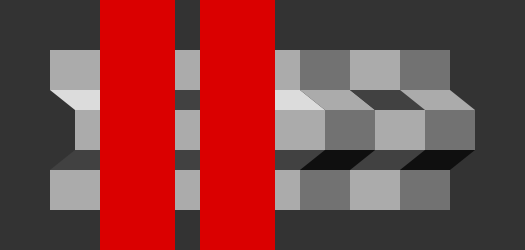
Frame 1 (no input)
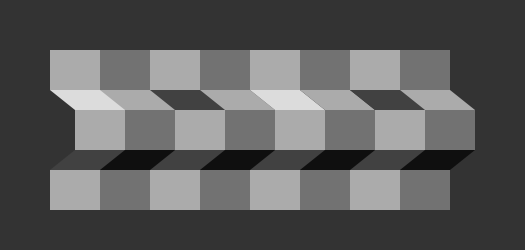
Frame 60 (the mouse pressed at the canvas centre just before this capture)
Frame 120 (the mouse held since frame 60 and released just before this capture): identical to frame 60, image omitted

The Processing sketch that drew these frames (run headless with seeded random() and noise(); from frame 60 on, the mouse is pressed at the canvas centre):

// Processing sketch: Corrugated_Plaid
// ── Corrugated_Plaid.pde
PGraphics pg;
int value;
void setup(){
   size(525,250);
   pg = createGraphics(700, 700);
   value = 0;
}

void draw(){
  pg.beginDraw();
  pg.background(51,51,51);
  pg.noStroke();
  pg.fill(171);
  pg.rect(50,0,50,40);
  pg.rect(150,0,50,40);
  pg.rect(250,0,50,40);
  pg.rect(350,0,50,40);
  pg.fill(114);
  pg.rect(100,0,50,40);
  pg.rect(200,0,50,40);
  pg.rect(300,0,50,40);
  pg.rect(400,0,50,40);
  pg.fill(220);
  pg.quad(50,40,150,40,125,60,75,60);
  pg.fill(171);
  pg.quad(100,40,200,40,175,60,125,60);
  pg.fill(65);
  pg.quad(150,40,200,40,225,60,175,60);
  pg.fill(171);
  pg.quad(200,40,250,40,275,60,225,60);
  pg.fill(220);
  pg.quad(250,40,300,40,325,60,275,60);
  pg.fill(171);
  pg.quad(300,40,350,40,375,60,325,60);
  pg.fill(65);
  pg.quad(350,40,400,40,425,60,375,60);
  pg.fill(171);
  pg.quad(400,40,450,40,475,60,425,60);
  pg.fill(171);
  pg.rect(75,60,50,40);
  pg.rect(175,60,50,40);
  pg.rect(275,60,50,40);
  pg.rect(375,60,50,40);
  pg.fill(114);
  pg.rect(125,60,50,40);
  pg.rect(225,60,50,40);
  pg.rect(325,60,50,40);
  pg.rect(425,60,50,40);
  pg.fill(65);
  pg.quad(75,100,125,100,100,120,50,120);
  pg.quad(175,100,225,100,200,120,150,120);
  pg.quad(275,100,325,100,300,120,250,120);
  pg.quad(375,100,425,100,400,120,350,120);
  pg.fill(15);
  pg.quad(125,100,175,100,150,120,100,120);
  pg.quad(225,100,275,100,250,120,200,120);
  pg.quad(325,100,375,100,350,120,300,120);
  pg.quad(425,100,475,100,450,120,400,120);
  pg.fill(171);
  pg.rect(50,120,50,40);
  pg.rect(150,120,50,40);
  pg.rect(250,120,50,40);
  pg.rect(350,120,50,40);
  pg.fill(114);
  pg.rect(100,120,50,40);
  pg.rect(200,120,50,40);
  pg.rect(300,120,50,40);
  pg.rect(400,120,50,40);
  pg.endDraw();
  background(51);
  image(pg, 0, 50);
  fill(218,0,0);
  noStroke();
  if (value == 0) {
    rect(100,0,75,250);
    rect(200,0,75,250);
    value = 1;
  } else {
    value = 0;
  }
}
void mouseClicked() {
  if (value == 0) {
    value = 1;
  } else {
    value = 0;
  }
}
